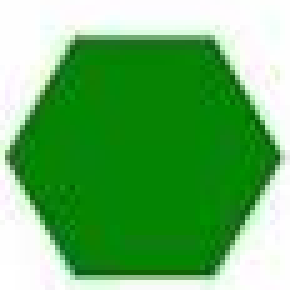
#> input picture data/template.png, 58 x 58 px (shown 5 times larger)
$ python new.py   (older library calls are emulated)
#> lines starting #> are read from the running program, lines starting #| are printed output that depends on the picture; after the words box and inside, x2 and y2 are one past the last pixel; in counts of white or black regions, pixels touching at a corner belong together
import cv2
import numpy as np
import imutils as imu
import  math


# doc anh va template
sr0 = cv2.imread("data/template.png")
#> sr0 is the input picture: shape (58, 58, 3); mean B, G, R 103.8, 177.5, 103.9
img_template = cv2.cvtColor(sr0,cv2.COLOR_BGR2GRAY)
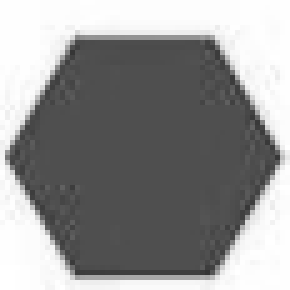
#> img_template: shape (58, 58) (shown 5 times larger); min 53, max 255, mean 147.1
direc = 0.1
# sr1= cv2.imread("data/data_shape.png")
# img_src = cv2.cvtColor(sr1,cv2.COLOR_BGR2GRAY)
size = sr0.shape[::]
#> size = (58, 58, 3)

# bộ lọc sobel
gradient_x = cv2.Sobel(img_template, cv2.CV_64F, 1, 0, ksize=3)
gradient_x = np.abs(gradient_x)

gradient_y = cv2.Sobel(img_template, cv2.CV_64F, 0, 1, ksize=3)
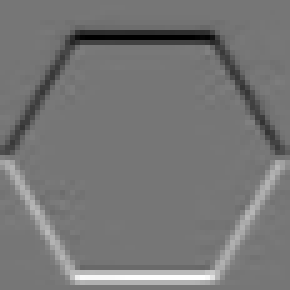
#> gradient_y: shape (58, 58) float64 (shown 5 times larger); min -646, max 739, mean -0.6; drawn with min black and max white
gradient_y = np.abs(gradient_y)


# tạo các ma trận
nmsEdges = np.zeros_like(gradient_x)
mag_matrix =np.zeros_like(gradient_x)
direc_matrix =np.zeros_like(gradient_x)


# tính toán độ lớn gradient và hướng
for i in range(0,size[0],1):
    for j in range(0,size[1],1):
        sdx= gradient_x[i][j]
        sdy = gradient_y[i][j]
        mag= math.sqrt(sdx*sdx+sdy*sdy)
        mag_matrix[i][j] = mag
        direc = math.atan2(sdy,sdx) * 180/math.pi

        if (( 0 < direc < 22.5) or (157.5< direc < 202.5)or (337.5< direc < 360)):
                direc = 0
        elif(( 22.5 < direc < 67.5)or(202.5 < direc < 247.5)):
             direc = 45

        elif( ( 67.5 < direc < 112.5)or(247.5 < direc < 292.5)):
             direc = 90
        elif((112.5 < direc < 157.5)or(292.5 < direc < 337.5)):
             direc = 135
        else:
            direc = 0
        direc_matrix[i][j] = direc
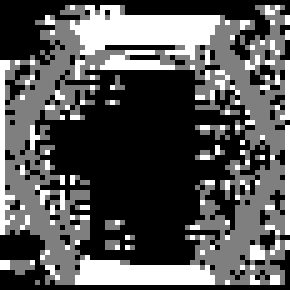
#> direc_matrix: shape (58, 58) float64 (shown 5 times larger); min 0, max 90, mean 30.4; drawn with min black and max white

# chuẩn hóa độ lớn gradient về giá trị 0-255
mag_matrix = np.uint8( mag_matrix)
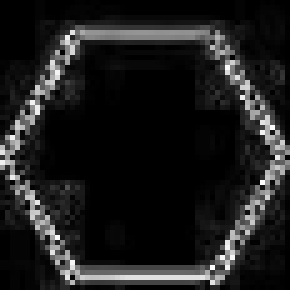
#> mag_matrix: shape (58, 58) (shown 5 times larger); min 0, max 253, mean 28.7
maxgradient = np.max(mag_matrix)
#> maxgradient = 253


 # non maximum suppression

for i in range(0,size[0]-1,1):
    for j in range(0,size[1]-1,1):
        if (direc_matrix[i][j]==0):
            leftPixel = mag_matrix[i][j - 1]
            rightPixel = mag_matrix[i][j + 1]
        elif(direc_matrix[i][j]==45):
            leftPixel = mag_matrix[i-1][j+1]
            rightPixel = mag_matrix[i+1][j-1]
        elif (direc_matrix[i][j] == 90):
            leftPixel = mag_matrix[i-1][j]
            rightPixel = mag_matrix[i+1][j]
        else:
            leftPixel = mag_matrix[i-1][j-1]
            rightPixel = mag_matrix[i+1][j+1]
        if (mag_matrix[i][j]<leftPixel or mag_matrix[i][j]<rightPixel):
            nmsEdges[i][j] =0
        else:
            nmsEdges[i][j] = mag_matrix[i][j]/maxgradient*255

# phân ngưỡng threshold
ret, nmsEdges = cv2.threshold( nmsEdges, 120, 140, cv2.THRESH_BINARY)
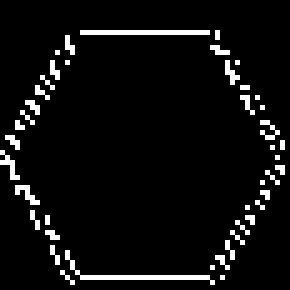
#> nmsEdges: shape (58, 58) float64 (shown 5 times larger); values 0 (black) and 140 (white), 5.8% white in thin lines or dots, all inside (x1, y1, x2, y2) = (0, 6, 57, 57)


# +++++++++++++++++++++++++++++++++++++++++++++++++++++++++ thêm phần matching với source
nmsEdges = cv2.resize(nmsEdges,(100,200))
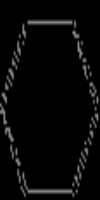
#> nmsEdges: shape (200, 100) float64; min 0, max 139.7, mean 8.1
cv2.imshow('template_edge',nmsEdges)
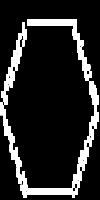
#> window 'template_edge': shape (200, 100); min 0, max 255, mean 37.9
cv2.waitKey(0)
cv2. destroyAllWindows

$ run again, with data/1.png copied over data/template.png
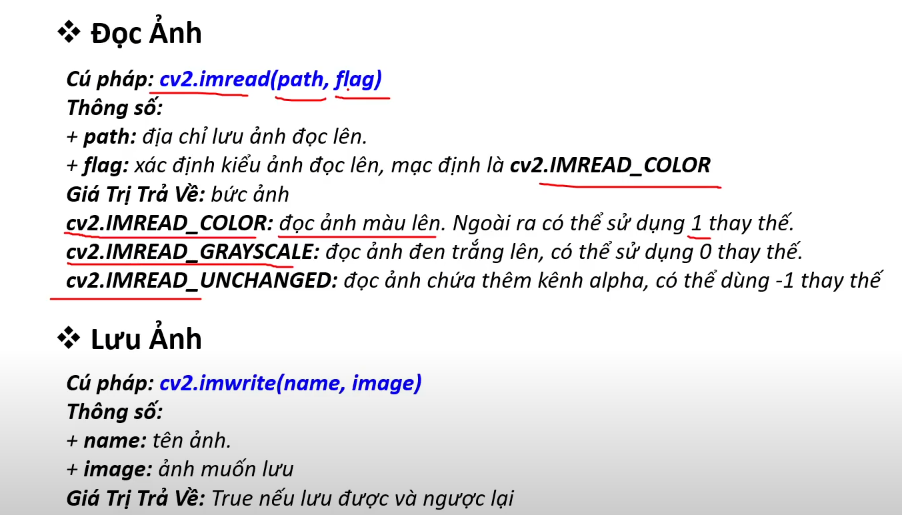
#> input picture data/1.png, 902 x 515 px
#> sr0 is the input picture: shape (515, 902, 3); mean B, G, R 231.6, 230.1, 231.2
#> maxgradient = 255
#> `ret, nmsEdges = cv2.threshold( nmsEdges, 120, 140, cv2.THRESH_BINARY)`:
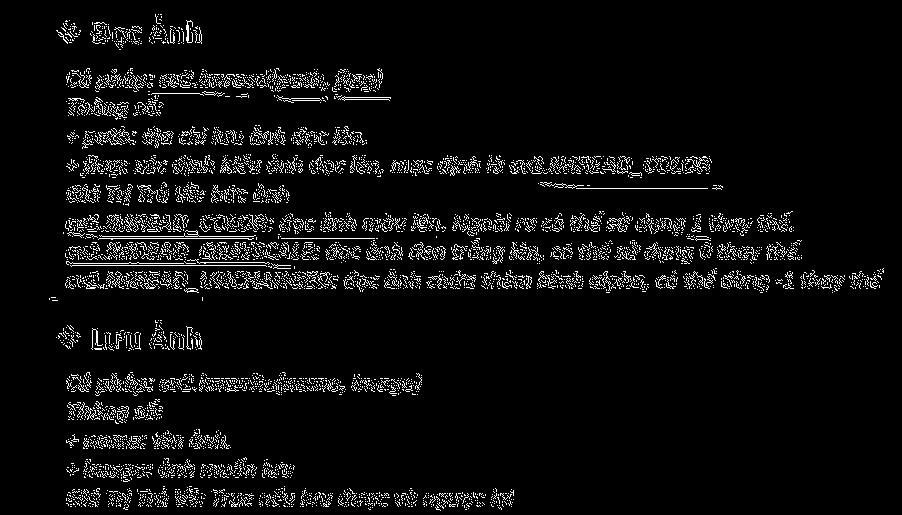
#> nmsEdges: shape (515, 902) float64; values 0 (black) and 140 (white), 5.2% white in thin lines or dots, all inside (x1, y1, x2, y2) = (49, 14, 884, 511)
#> `cv2.imshow('template_edge',nmsEdges)`:
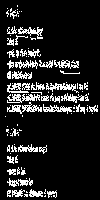
#> window 'template_edge': shape (200, 100); min 0, max 255, mean 35.1
